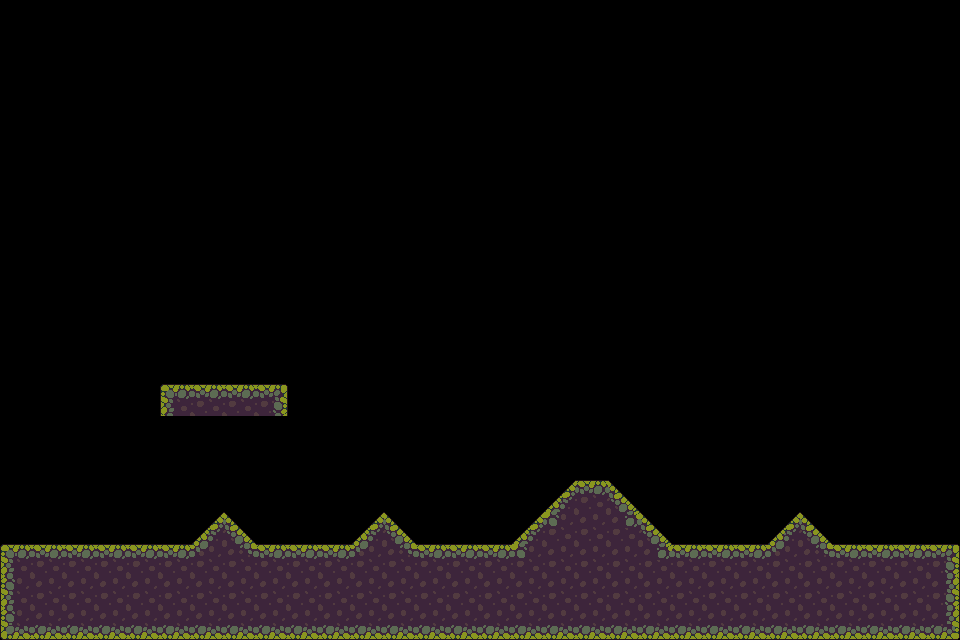

A 2D game scene composited from a Tiled map and its tileset images. What follows is a short description and the map's XML, with every tile layer's data as written:
An orthogonal 30x20 tile map with 32x32 px tiles, 1 tile layer (Tile Layer 1) and 6 objects.

<map version="1.10" tiledversion="1.10.1" orientation="orthogonal" renderorder="right-down" width="30" height="20" tilewidth="32" tileheight="32" infinite="0" nextlayerid="3" nextobjectid="8">
 <editorsettings>
  <export target="map1.lua" format="lua" />
 </editorsettings>
 <tileset firstgid="1" name="terrain" tilewidth="32" tileheight="32" tilecount="60" columns="10">
  <image source="tileset.png" width="320" height="192" />
 </tileset>
 <layer id="1" name="Tile Layer 1" width="30" height="20">
  <data encoding="csv">
0,0,0,0,0,0,0,0,0,0,0,0,0,0,0,0,0,0,0,0,0,0,0,0,0,0,0,0,0,0,
0,0,0,0,0,0,0,0,0,0,0,0,0,0,0,0,0,0,0,0,0,0,0,0,0,0,0,0,0,0,
0,0,0,0,0,0,0,0,0,0,0,0,0,0,0,0,0,0,0,0,0,0,0,0,0,0,0,0,0,0,
0,0,0,0,0,0,0,0,0,0,0,0,0,0,0,0,0,0,0,0,0,0,0,0,0,0,0,0,0,0,
0,0,0,0,0,0,0,0,0,0,0,0,0,0,0,0,0,0,0,0,0,0,0,0,0,0,0,0,0,0,
0,0,0,0,0,0,0,0,0,0,0,0,0,0,0,0,0,0,0,0,0,0,0,0,0,0,0,0,0,0,
0,0,0,0,0,0,0,0,0,0,0,0,0,0,0,0,0,0,0,0,0,0,0,0,0,0,0,0,0,0,
0,0,0,0,0,0,0,0,0,0,0,0,0,0,0,0,0,0,0,0,0,0,0,0,0,0,0,0,0,0,
0,0,0,0,0,0,0,0,0,0,0,0,0,0,0,0,0,0,0,0,0,0,0,0,0,0,0,0,0,0,
0,0,0,0,0,0,0,0,0,0,0,0,0,0,0,0,0,0,0,0,0,0,0,0,0,0,0,0,0,0,
0,0,0,0,0,0,0,0,0,0,0,0,0,0,0,0,0,0,0,0,0,0,0,0,0,0,0,0,0,0,
0,0,0,0,0,0,0,0,0,0,0,0,0,0,0,0,0,0,0,0,0,0,0,0,0,0,0,0,0,0,
0,0,0,0,0,1,2,2,3,0,0,0,0,0,0,0,0,0,0,0,0,0,0,0,0,0,0,0,0,0,
0,0,0,0,0,0,0,0,0,0,0,0,0,0,0,0,0,0,0,0,0,0,0,0,0,0,0,0,0,0,
0,0,0,0,0,0,0,0,0,0,0,0,0,0,0,0,0,0,0,0,0,0,0,0,0,0,0,0,0,0,
0,0,0,0,0,0,0,0,0,0,0,0,0,0,0,0,0,47,2,48,0,0,0,0,0,0,0,0,0,0,
0,0,0,0,0,0,47,48,0,0,0,47,48,0,0,0,47,26,12,24,48,0,0,0,47,48,0,0,0,0,
1,2,2,2,2,2,57,58,2,2,2,57,58,2,2,2,26,12,12,12,24,2,2,2,57,58,2,2,2,3,
11,12,12,12,12,12,12,12,12,12,12,12,12,12,12,12,12,12,12,12,12,12,12,12,12,12,12,12,12,13,
21,22,22,22,22,22,22,22,22,22,22,22,22,22,22,22,22,22,22,22,22,22,22,22,22,22,22,22,22,23
</data>
 </layer>
 <objectgroup id="2" name="solid">
  <object id="1" x="160.667" y="384.667" width="126.667" height="30.6667">
   <properties>
    <property name="collidable" type="bool" value="true" />
   </properties>
  </object>
  <object id="2" x="0.666667" y="544" width="958" height="96">
   <properties>
    <property name="collidable" type="bool" value="true" />
   </properties>
  </object>
  <object id="3" x="192" y="544">
   <properties>
    <property name="collidable" type="bool" value="true" />
   </properties>
   <polygon points="0,0 31.6364,-31.8182 33.0909,-31.8182 65,0.0909091" />
  </object>
  <object id="4" x="351.5" y="544">
   <properties>
    <property name="collidable" type="bool" value="true" />
   </properties>
   <polygon points="0,0 31.6364,-31.8182 33.0909,-31.8182 65,0.0909091" />
  </object>
  <object id="5" x="767" y="544">
   <properties>
    <property name="collidable" type="bool" value="true" />
   </properties>
   <polygon points="0,0 31.6364,-31.8182 33.0909,-31.8182 65,0.0909091" />
  </object>
  <object id="6" x="511" y="542.5">
   <properties>
    <property name="collidable" type="bool" value="true" />
   </properties>
   <polygon points="0,0 64,-63.5 97.5,-63.5 160.5,0" />
  </object>
 </objectgroup>
</map>
